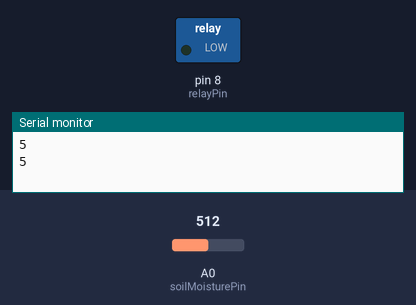
Recording of a sketch running on a simulated Arduino Uno, built with avr-gcc and run on an emulated ATmega328P. On the bench: switched loads named in the sketch (green lamp = pin HIGH), the last lines printed to the serial monitor. The test bench sets the inputs (shaded band); at power-on: A0 (soilMoisturePin) = 512.

Above: at 1.8 s.
1.9 s: A0 (soilMoisturePin) set to 485
At 2.5 s:
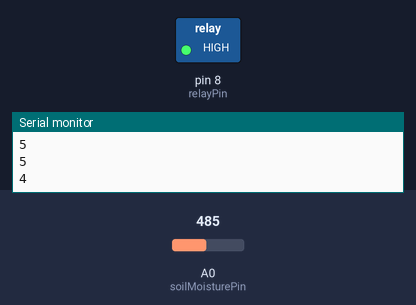
3.5 s: A0 (soilMoisturePin) set to 511
At 5.2 s:
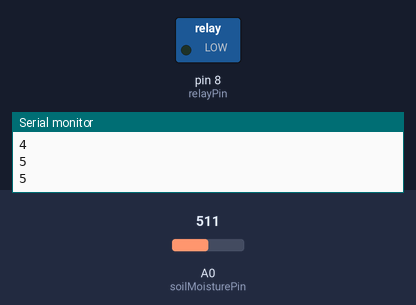
5.5 s: A0 (soilMoisturePin) set to 306
At 6.8 s:
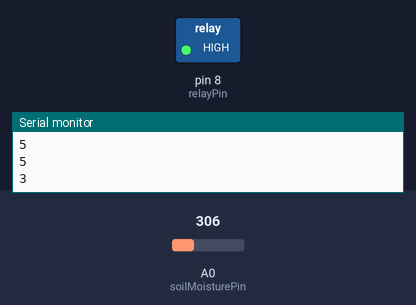
Timing chart, 0 to 8.5 s (numbered marks = the images above; inputs shaded):
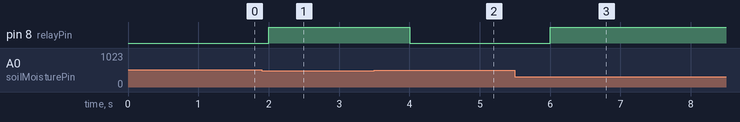

The sketch:

sketch_jan11a.ino
```cpp
int soilMoisturePin = A0; // Connect the soil moisture sensor to analog pin A0
const int relayPin = 8; // Connect the relay to digital pin 8
void setup() {
 Serial.begin(9600);
 pinMode(soilMoisturePin, INPUT); // Set A0 as an input for soil moisture sensor
 pinMode(relayPin, OUTPUT); // Set digital pin 8 as an output for the relay
}
void loop() {

 int soilMoistureValue = soilMoistureValue + analogRead(soilMoisturePin); // Read soil moisture value from sensor
  soilMoistureValue = soilMoistureValue/100.0;
  Serial.println(soilMoistureValue);
 if (soilMoistureValue < 5

) {
   digitalWrite(relayPin, HIGH); // Turn on the relay if soil moisture is below 10
 } else {
   digitalWrite(relayPin, LOW); // Turn off the relay otherwise
 }

 delay(1000); // Add a delay to avoid rapid switching, adjust as needed
   if (Serial.available() > 0) {
      char recivedChar = Serial.read();
      if (recivedChar == '1') {
          digitalWrite(8, HIGH);
          delay(2000);
          digitalWrite(8, LOW);
        }
}

 //Serial.println("relay =" + String(digitalRead(relayPin)) + String(soilMoistureValue));
}
```

Measured:
- the behaviour switches between 500 and 499 on A0 (soilMoisturePin) (found by bisection; images 0 and 1)
- after the input at 1.9 s, pin 8 (relayPin): LOW → HIGH after 0.10 s
- after the input at 3.5 s, pin 8 (relayPin): HIGH → LOW after 0.50 s
- after the input at 5.5 s, pin 8 (relayPin): LOW → HIGH after 0.50 s
